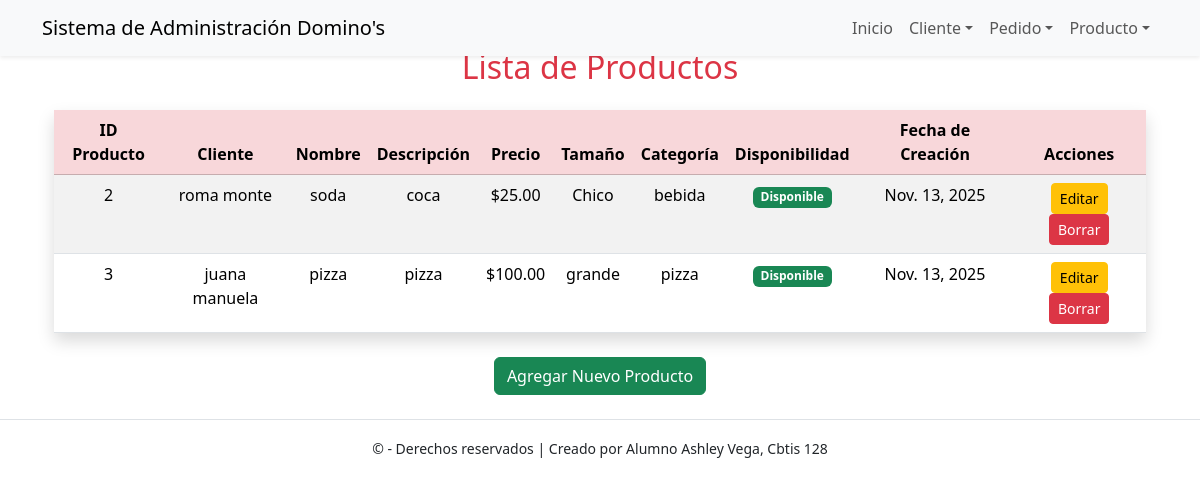
Screenshot of /producto/ver/ with the database file from the repository.
### app_Dominos/models.py (models this page shows, shortened)
class Producto(models.Model):
    id_producto = models.AutoField(primary_key=True)
    nombre = models.CharField(max_length=100)
    descripcion = models.TextField()
    precio = models.DecimalField(max_digits=8, decimal_places=2)
    tamaño = models.CharField(max_length=50)
    categoria = models.CharField(max_length=100)
    disponibilidad = models.BooleanField(default=True)
    fecha_creacion = models.DateField(auto_now_add=True)
    cliente = models.ForeignKey(
        Cliente, on_delete=models.CASCADE, db_column='id_cliente', related_name='productos'
    )

class Cliente(models.Model):
    id_cliente = models.AutoField(primary_key=True)
    nombre = models.CharField(max_length=100)
    apellido = models.CharField(max_length=100)
    email = models.EmailField(max_length=100, unique=True)
    telefono = models.CharField(max_length=50, blank=True)
    direccion = models.CharField(max_length=200, blank=True)
    fecha_registro = models.DateField(auto_now_add=True)
    metodo_pago_preferido = models.CharField(max_length=100, blank=True)
    def __str__(self):
        return f"{self.nombre} {self.apellido}"

### app_Dominos/views.py (the view)
# urls.py: path('producto/ver/', views.ver_producto, name='ver_producto'),
def ver_producto(request):
    productos = Producto.objects.all().order_by('id_producto')
    return render(request, 'producto/ver_producto.html', {'productos': productos})

### app_Dominos/templates/producto/ver_producto.html
{% extends 'base.html' %}
{% block content %}
<div class="container mt-5">
    <h2 class="text-center text-danger mb-4">Lista de Productos</h2>
    <table class="table table-striped table-hover shadow">
        <thead class="table-danger text-center">
            <tr>
                <th>ID Producto</th>
                <th>Cliente</th>
                <th>Nombre</th>
                <th>Descripción</th>
                <th>Precio</th>
                <th>Tamaño</th>
                <th>Categoría</th>
                <th>Disponibilidad</th>
                <th>Fecha de Creación</th>
                <th>Acciones</th>
            </tr>
        </thead>
        <tbody class="text-center">
            {% for p in productos %}
            <tr>
                <td>{{ p.id_producto }}</td>
                <td>{{ p.cliente }}</td>
                <td>{{ p.nombre }}</td>
                <td>{{ p.descripcion }}</td>
                <td>${{ p.precio }}</td>
                <td>{{ p.tamaño }}</td>
                <td>{{ p.categoria }}</td>
                <td>
                    {% if p.disponibilidad %}
                        <span class="badge bg-success">Disponible</span>
                    {% else %}
                        <span class="badge bg-secondary">No disponible</span>
                    {% endif %}
                </td>
                <td>{{ p.fecha_creacion }}</td>
                <td>
                    <a href="{% url 'actualizar_producto' p.id_producto %}" class="btn btn-warning btn-sm">Editar</a>
                    <a href="{% url 'borrar_producto' p.id_producto %}" class="btn btn-danger btn-sm">Borrar</a>
                </td>
            </tr>
            {% empty %}
            <tr>
                <td colspan="10" class="text-center text-muted">No hay productos registrados.</td>
            </tr>
            {% endfor %}
        </tbody>
    </table>
    <div class="text-center mt-4">
        <a href="{% url 'agregar_producto' %}" class="btn btn-success">Agregar Nuevo Producto</a>
    </div>
</div>
{% endblock %}

### rows the page displays
Producto: id_producto "2", cliente "roma monte", nombre "soda", descripcion "coca", precio "25.00", tamaño "Chico", categoria "bebida", disponibilidad "Disponible", fecha_creacion "Nov. 13, 2025"
Producto: id_producto "3", cliente "juana manuela", nombre "pizza", descripcion "pizza", precio "100.00", tamaño "grande", categoria "pizza", disponibilidad "Disponible", fecha_creacion "Nov. 13, 2025"
